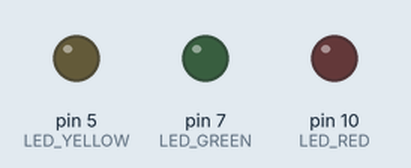
Recording of a sketch running on a simulated Arduino Uno, built with avr-gcc and run on an emulated ATmega328P. On the bench: output pins drawn as LEDs (lit = HIGH).

Above: at 0.1 s.
At 6.1 s:
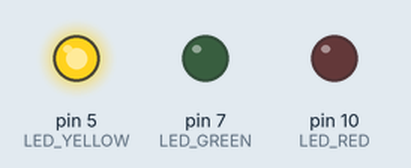
At 16.1 s:
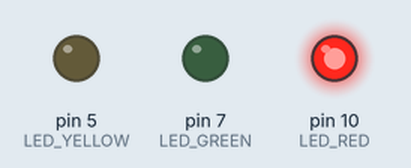
At 30.1 s:
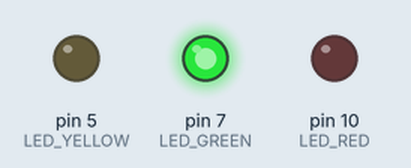
At 38.1 s:
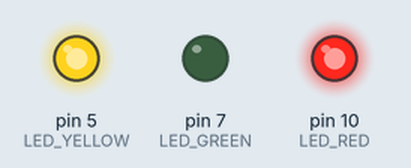
Timing chart, 0 to 39.6 s (numbered marks = the images above):
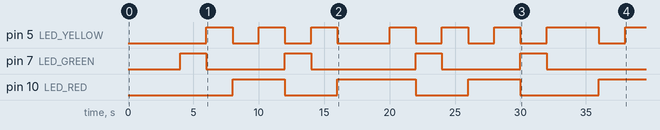

The sketch:

LED_traffic_lights_non_blocking.ino
```cpp
/*
Author:   Pawel Pinkowicz
Created:  26/12/2022

Description:  Simulation of traffic lights
Board:        Arduino R3 CH340
*/

// constants
int const LED_RED = 10;
int const LED_YELLOW = 5;
int const LED_GREEN = 7;
int const BLINKING_INTERVAL = 2000;

// global variables
int currState = 0;
unsigned long prevMillis = 0;

void setup() {
  // configure output pins
  pinMode(LED_RED, OUTPUT);
  pinMode(LED_YELLOW, OUTPUT);
  pinMode(LED_GREEN, OUTPUT);
}

void loop() {
  unsigned long currMillis = millis();
  if (currMillis - prevMillis >= BLINKING_INTERVAL) {
    switch (currState) {
      case 0:
        // green light
        digitalWrite(LED_YELLOW, LOW);
        digitalWrite(LED_RED, LOW);
        digitalWrite(LED_GREEN, HIGH);
        break;
      case 1:
        // yellow light
        digitalWrite(LED_GREEN, LOW);
        digitalWrite(LED_YELLOW, HIGH);
        break;
      case 2:
        // red light
        digitalWrite(LED_YELLOW, LOW);
        digitalWrite(LED_RED, HIGH);
        break;
      case 3:
        // red + yellow light
        digitalWrite(LED_YELLOW, HIGH);
        break;
    }
    ++currState;
    currState %= 4;
    prevMillis = currMillis;
  }
  delay(BLINKING_INTERVAL);
}
```

Measured:
- by itself, pin 5 (LED_YELLOW): LOW → HIGH at 6.0 s, → LOW 2.0 s later, → HIGH 2.0 s later, → LOW 2.0 s later, … (15 changes in this stretch)
- by itself, pin 7 (LED_GREEN): LOW → HIGH at 4.0 s, → LOW 2.0 s later, → HIGH 6.0 s later, → LOW 2.0 s later, … (8 changes in this stretch)
- by itself, pin 10 (LED_RED): goes HIGH 4.0 s, LOW 4.0 s, HIGH 6.0 s, LOW 4.0 s, HIGH 4.0 s, LOW 6.0 s, then HIGH
